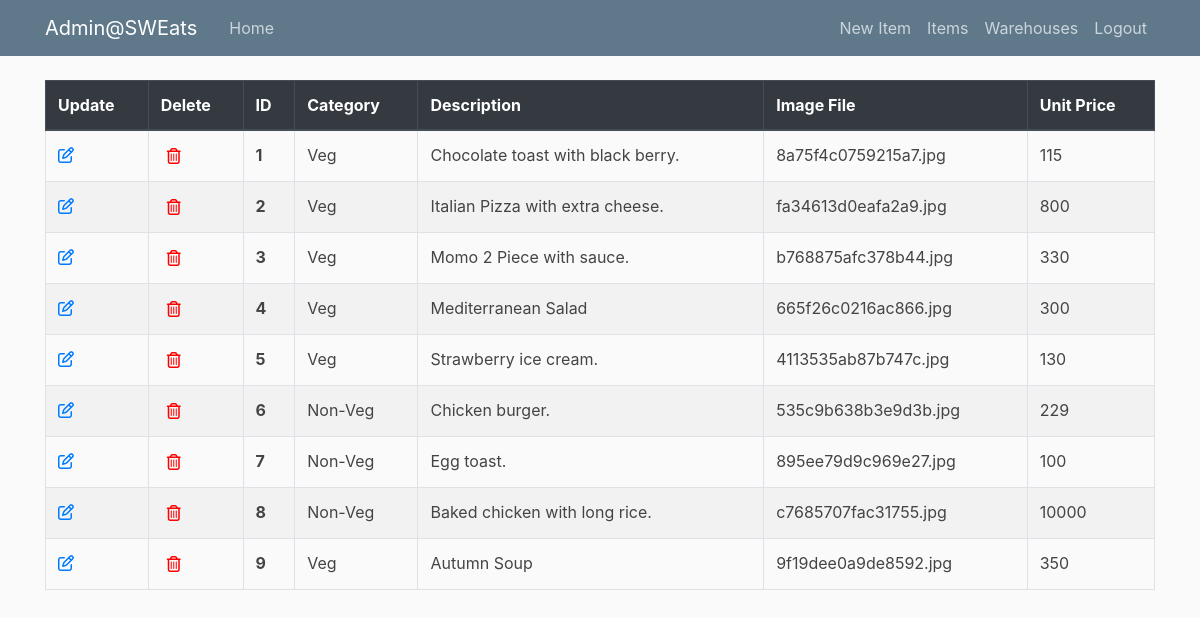
Before: /admin/item (signed in) with the older database file.
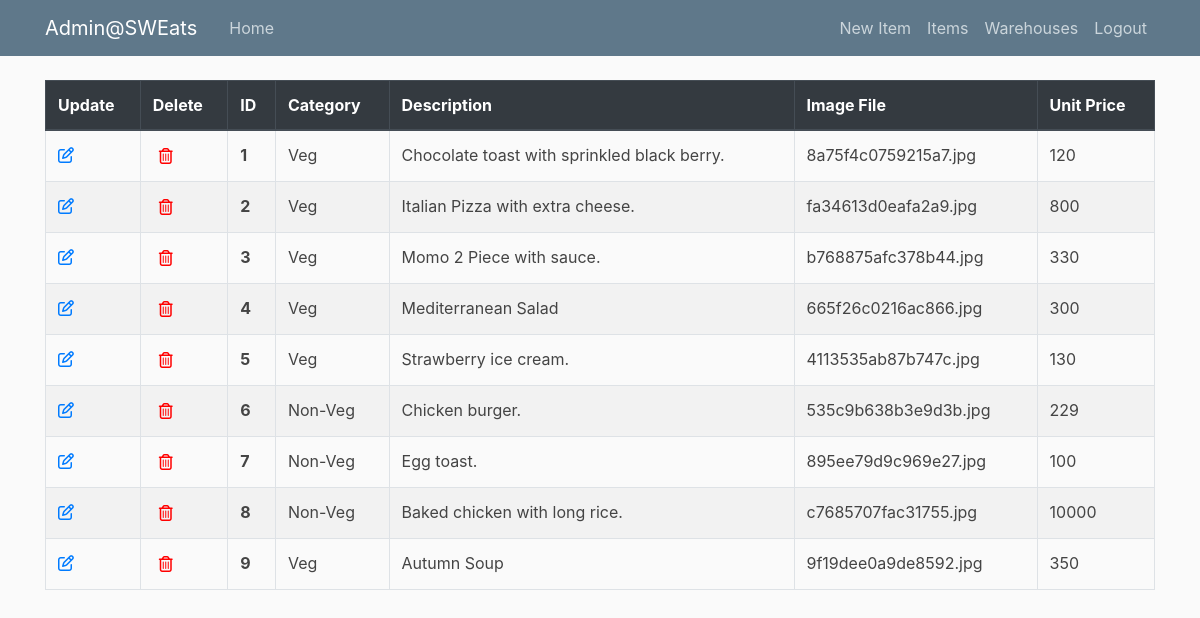
After: the same page with the newer database file.
### sweats/models.py (models this page shows, shortened)
class Item(db.Model):
    __tablename__ = 'items'
    id = db.Column(db.Integer , primary_key=True)
    category = db.Column(db.String(20))
    description = db.Column(db.String(200), nullable=False)
    image_file = db.Column(db.String(20), nullable=False)
    unit_price = db.Column(db.Integer , nullable=False)
    order_items = db.relationship('OrderItem' , backref='item' , lazy=True)

### sweats/admin/routes.py (the view)
@admin.route('/admin/<model_name>')
@login_required
def model(model_name):
    if not current_user.admin:
        abort(403)
    model_instance = ''
    if model_name == "item":
        model_instance = Item
        title = "Items"
        template_name = 'items.html'
    elif model_name == "warehouse":
        model_instance = Warehouse
        title = "Warehouses"
        template_name = 'warehouses.html'
    items = model_instance.query.all()
    return render_template('admin/'+template_name, title=title, items=items)

### sweats/models.py (called while the page is built)
@login_manager.user_loader
def load_user(user_id):
    return Customer.query.get(int(user_id))

### sweats/templates/admin/items.html
{% extends "admin/home.html" %}
{% block nav %}
    <a class="nav-item nav-link" href="{{ url_for('admin.new_model', model_name='item') }}">New Item</a>
{% endblock nav %}
{% block content %}
<table class="table table-bordered">
    <thead class="thead-dark">
    <tr>
        <th scope="col">Update</th>
        <th scope="col">Delete</th>
        <th scope="col">ID</th>
        <th scope="col">Category</th>
        <th scope="col">Description</th>
        <th scope="col">Image File</th>
        <th scope="col">Unit Price</th>
    </tr>
    </thead>
    <tbody>
    {% for item in items %}
        <tr class="table-row" data-href="#">
            <td><a href="{{ url_for('admin.update_item', item_id=item.id) }}"><i class="far fa-edit"></i></a></td>
            <td><form class="delete-item-form" action="{{ url_for('admin.delete_model_instance', model_name='item', instance_id=item.id) }}" method="POST"><button type="submit" class="delete-button"><i class="far fa-trash-alt"></i></button></form></td>
            <th scope="row">{{ item.id }}</th>
            <td>{{ item.category }}</td>
            <td>{{ item.description }}</td>
            <td>{{ item.image_file }}</td>
            <td>{{ item.unit_price }}</td>
        </tr>
    {% endfor %}
    </tbody>
</table>
{% endblock content %}

Changed rows visible on the page:
changed Item "8a75f4c0759215a7.jpg": description "Chocolate toast with black berry." → "Chocolate toast with sprinkled black berry."; unit_price "115" → "120"
